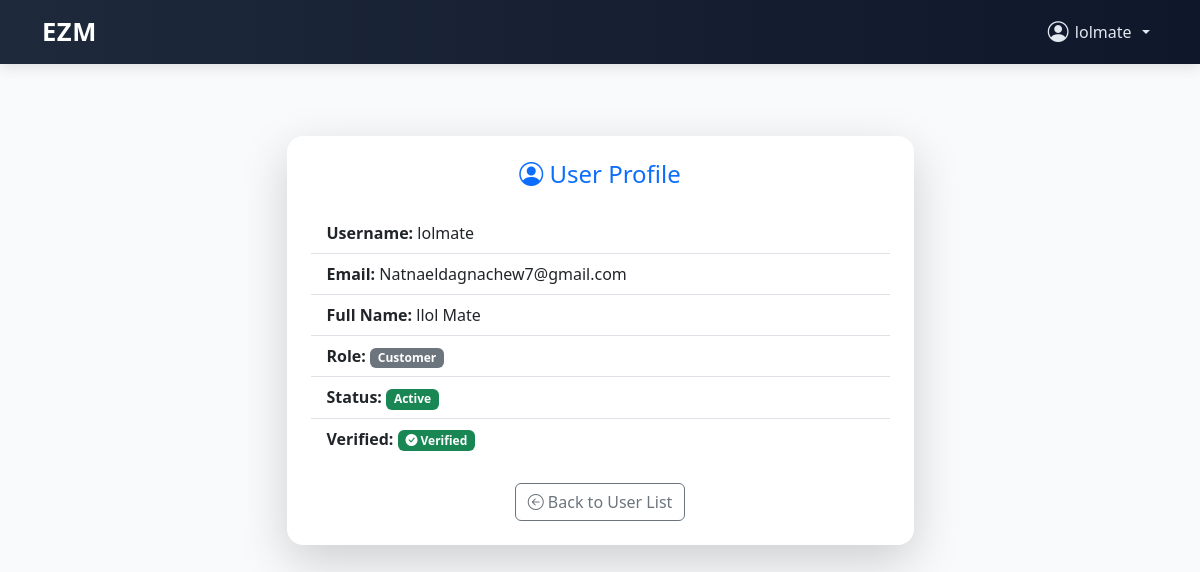
The app's page /users/admin/user/5/ (signed in), older data.
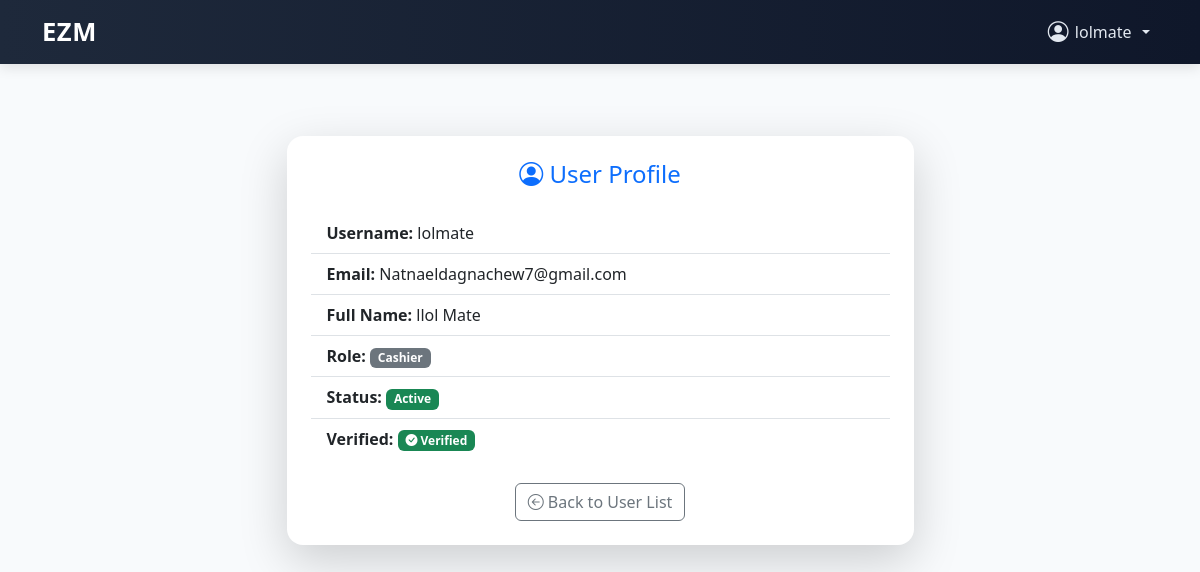
The same page, newer data.
### users/models.py (models this page shows)
class CustomUser(AbstractUser):
    ROLE_CHOICES = [
        ('customer', 'Customer'),
        ('admin', 'Admin'),
        ('store_owner', 'Store Owner'),
        ('store_manager', 'Store Manager'),
        ('cashier', 'Cashier'),
    ]
    role = models.CharField(max_length=20, choices=ROLE_CHOICES)
    is_verified = models.BooleanField(default=False)
    otp_code = models.CharField(max_length=6, blank=True, null=True)
    otp_created_at = models.DateTimeField(null=True, blank=True)

### users/views.py (the view)
# urls.py: path('admin/user/<int:user_id>/', view_user_detail, name='view_user_detail'),
@user_passes_test(is_admin)
def view_user_detail(request, user_id):
    user = get_object_or_404(User, id=user_id)
    return render(request, 'admin/user_detail.html', {'user': user})

### users/views.py (called while the page is built)
def is_admin(user):
    return user.is_authenticated and user.role == 'admin'

### templates/admin/user_detail.html (shortened to what this page needs)
{% extends 'base.html' %}
{% block content %}
<div class="container py-5">
  <div class="row justify-content-center">
    <div class="col-md-7">
      <div class="card shadow-lg border-0 rounded-4">
        <div class="card-body p-4">
          <h4 class="text-center text-primary mb-4"><i class="bi bi-person-circle"></i> User Profile</h4>
          <ul class="list-group list-group-flush fs-6">
            <li class="list-group-item"><strong>Username:</strong> {{ user.username }}</li>
            <li class="list-group-item"><strong>Email:</strong> {{ user.email }}</li>
            <li class="list-group-item"><strong>Full Name:</strong> {{ user.first_name }} {{ user.last_name }}</li>
            <li class="list-group-item"><strong>Role:</strong> <span class="badge bg-secondary">{{ user.get_role_display }}</span></li>
            <li class="list-group-item"><strong>Status:</strong>
              {% if user.is_active %}
                <span class="badge bg-success">Active</span>
              {% else %}
                <span class="badge bg-danger">Inactive</span>
              {% endif %}
            </li>
            <li class="list-group-item"><strong>Verified:</strong>
              {% if user.is_verified %}
                <span class="badge bg-success"><i class="bi bi-check-circle-fill"></i> Verified</span>
              {% else %}
                <span class="badge bg-warning text-dark"><i class="bi bi-exclamation-circle-fill"></i> Not Verified</span>
              {% endif %}
            </li>
          </ul>
          <div class="text-center mt-4">
            <a href="{% url 'manage_users' %}" class="btn btn-outline-secondary"><i class="bi bi-arrow-left-circle"></i> Back to User List</a>
          </div>
        </div>
      </div>
    </div>
  </div>
</div>
{% endblock %}

### templates/base.html (shortened to what this page needs)
<!DOCTYPE html>
<html lang="en">
<head>
  <link href="https://cdn.jsdelivr.net/npm/bootstrap@5.3.0/dist/css/bootstrap.min.css" rel="stylesheet" />
  <link href="https://cdn.jsdelivr.net/npm/bootstrap-icons@1.10.5/font/bootstrap-icons.css" rel="stylesheet" />
</head>
<body>
  <nav class="navbar navbar-expand-lg navbar-custom">
    <div class="container">
      <a class="navbar-brand" href="{% url 'login' %}">EZM</a>
      <div class="collapse navbar-collapse justify-content-end" id="navbarContent">
        <ul class="navbar-nav align-items-center">
          {% if user.is_authenticated %}
            <li class="nav-item dropdown">
              <a class="nav-user-dropdown nav-link dropdown-toggle" href="#" id="userDropdown" role="button"
                 data-bs-toggle="dropdown" aria-expanded="false">
                <i class="bi bi-person-circle nav-user-icon"></i> {{ user.username }}
              </a>
            </li>
          {% endif %}
        </ul>
      </div>
    </div>
  </nav>
  <div class="container py-4">
    {% block content %}{% endblock %}
  </div>
</body>
</html>

Row changes from the older to the newer data that the page shows:
changed CustomUser "lolmate": role "Customer" → "Cashier"
